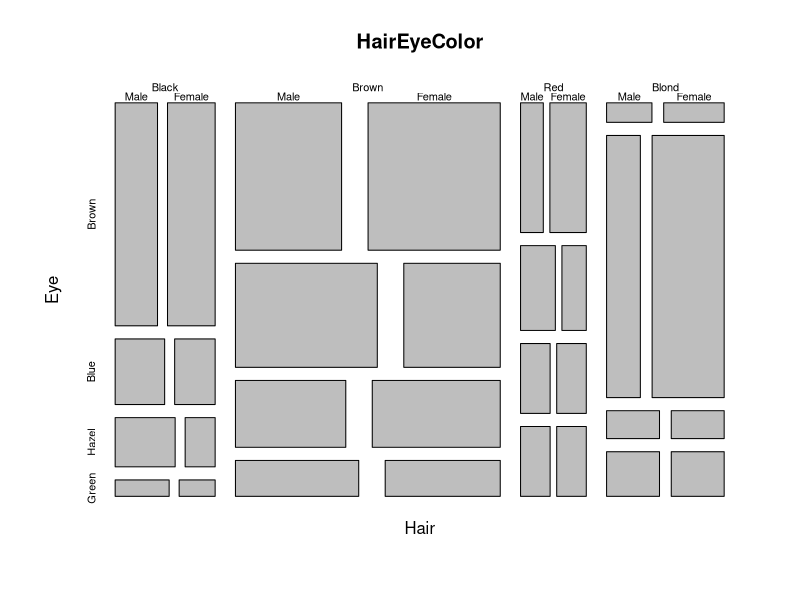
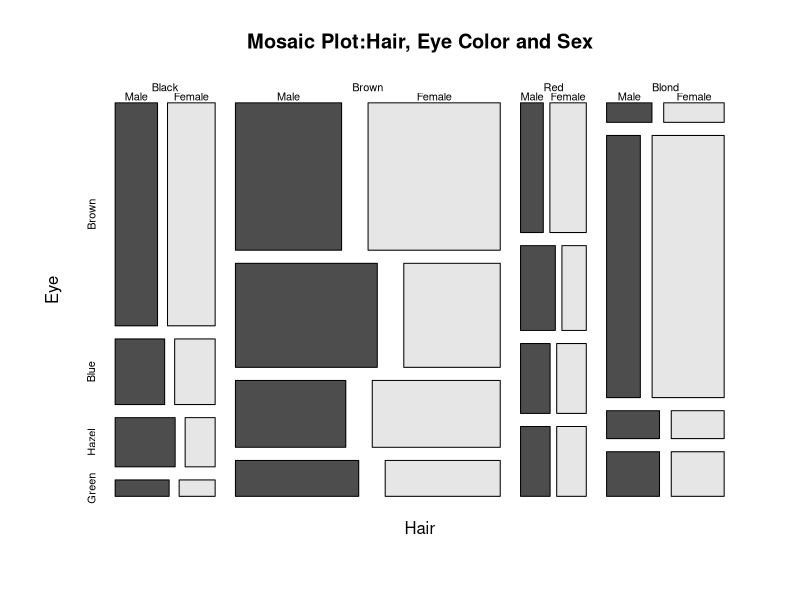
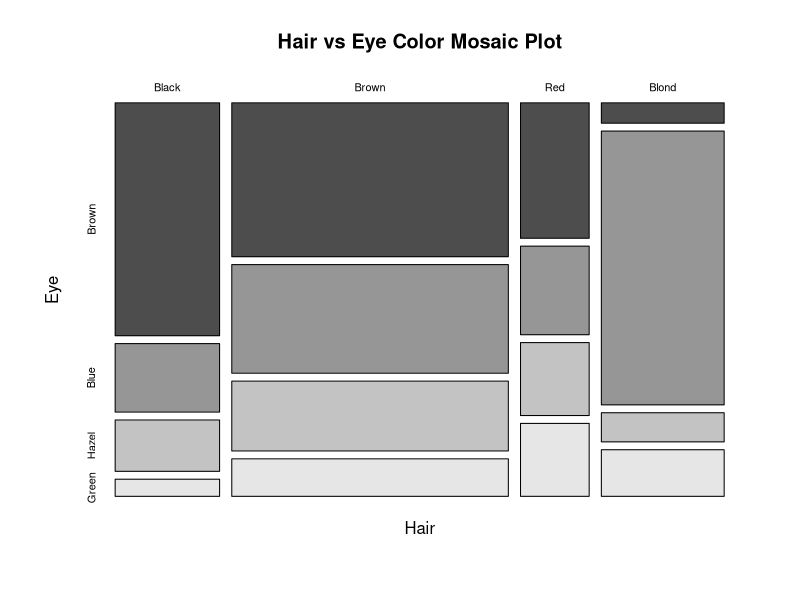
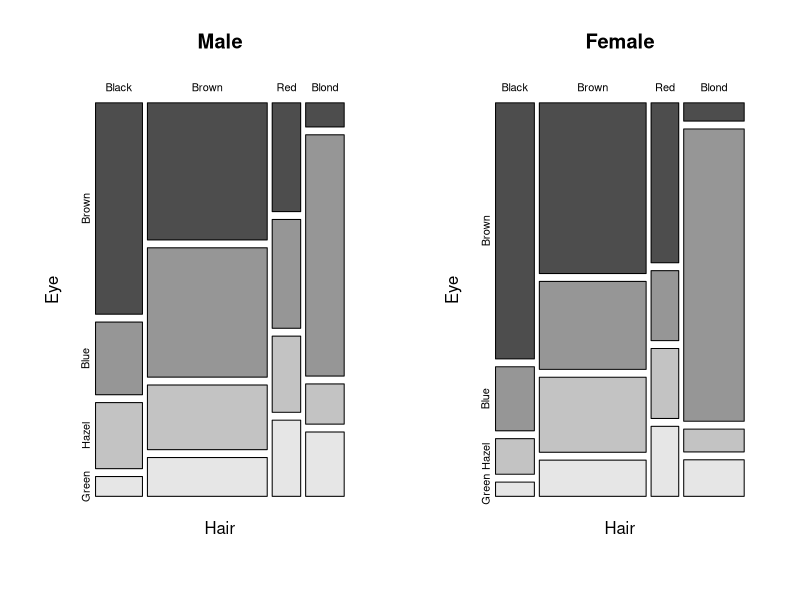
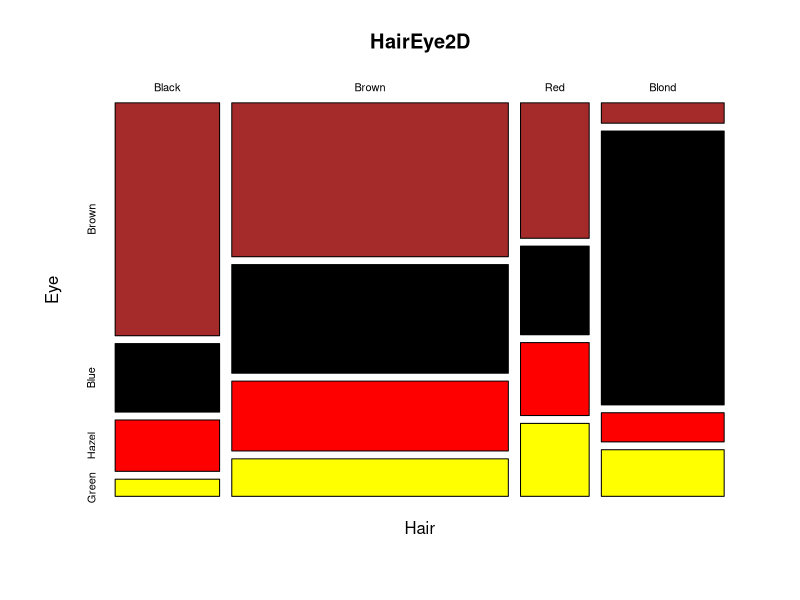
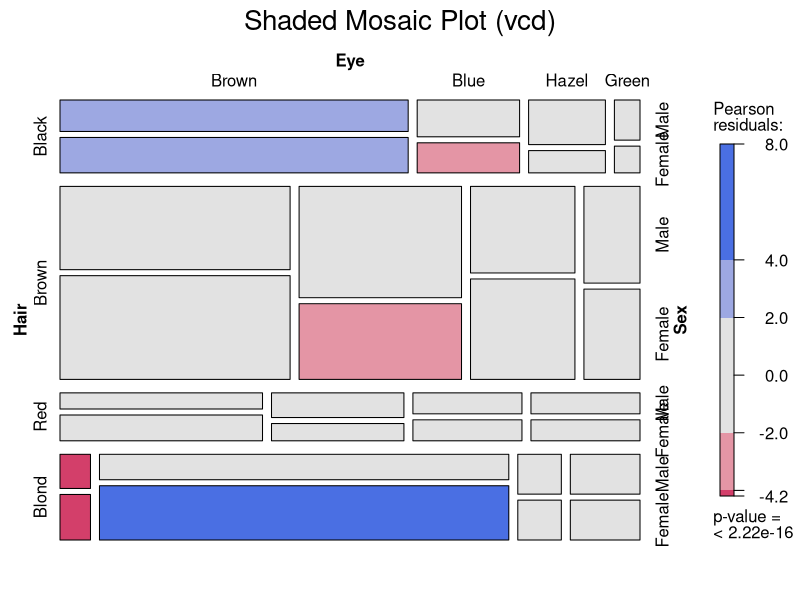
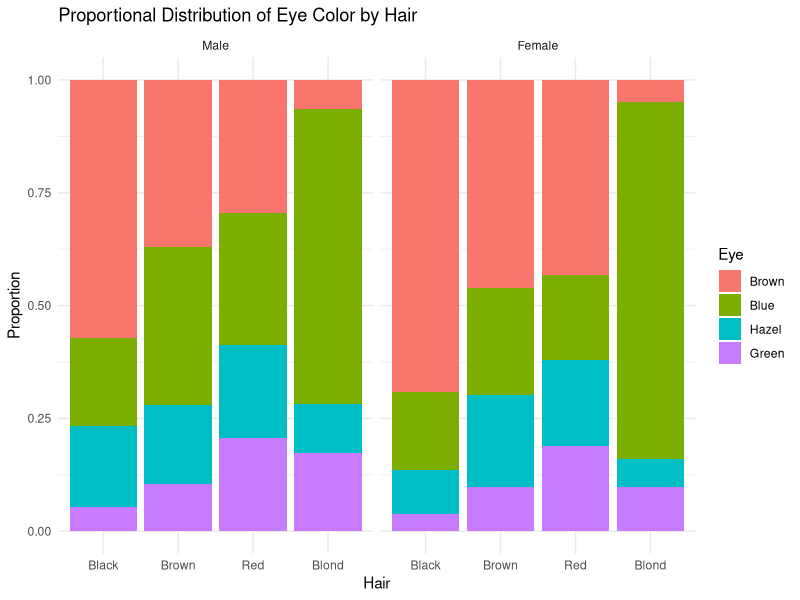

These figures' R source, in order: (Note: this script raises an error after producing the figures.)
#Load and Understand the HairEyeColor Dataset

#Load dataset
data(HairEyeColor)

#Check Structure
str(HairEyeColor)
View(HairEyeColor)
?HairEyeColor

#Very Basic Mosaic Plot(Base R)
mosaicplot(HairEyeColor)

#Add Titles and Colors

mosaicplot(HairEyeColor, main = "Mosaic Plot:Hair, Eye Color and Sex",
           color = TRUE)
#Two-Variable Mosaic plot
HairEye2D<-margin.table(HairEyeColor, c(1,2))
mosaicplot( HairEye2D, main = "Hair vs Eye Color Mosaic Plot",
            color = TRUE)

#MOsaic Plots by Sex

par(mfrow = c(1,2))
mosaicplot( HairEyeColor[,,"Male"], main = "Male", color = TRUE)
mosaicplot( HairEyeColor[,,"Female"], main = "Female", color = TRUE)
par(mfrow = c(1,1))

#Custom Colors
mosaicplot( HairEye2D, col = c("brown","black","red","yellow"))
main = "Hair vs Eye(custom color)"

#Advanced Mosaic Plot using vcd
install.packages("vcd")
library(vcd)
mosaic(HairEyeColor,
       shade = TRUE,
       legend = TRUE,
       main = "Shaded Mosaic Plot (vcd)")

#Convert Dataset to Data Frame (For ggplot)
hair_eye_df<-as.data.frame(HairEyeColor)
head(hair_eye_df)

#ggplot Alternative (Proportional Mosaic-Style plot)

library(ggplot2)
ggplot(hair_eye_df, aes(x = Hair, y = Freq, fill = Eye))+
  geom_bar(stat = "identity",position = "fill")+
  facet_wrap(~Sex) +
  labs(
    title = "Proportional Distribution of Eye Color by Hair",
    y = "Proportion"
  )+
  theme_minimal()

#Advanced Mosaic with Residual Shadling

mosaic(~Hair+Eye+sex,data=hair_eye_df,shade=TRUE,legend=TRUE)
